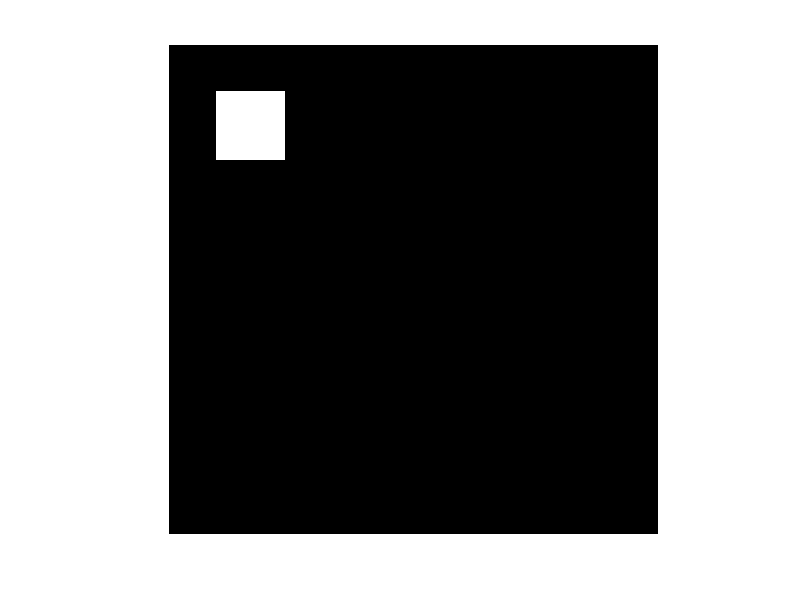

Here is the MATLAB script that generated this plot:
x = zeros(255);
for m = 25:60
    for n = 25:60
        x(m, n) = 1;
    end
end
imshow(x)
imwrite(x,'output.jpg')